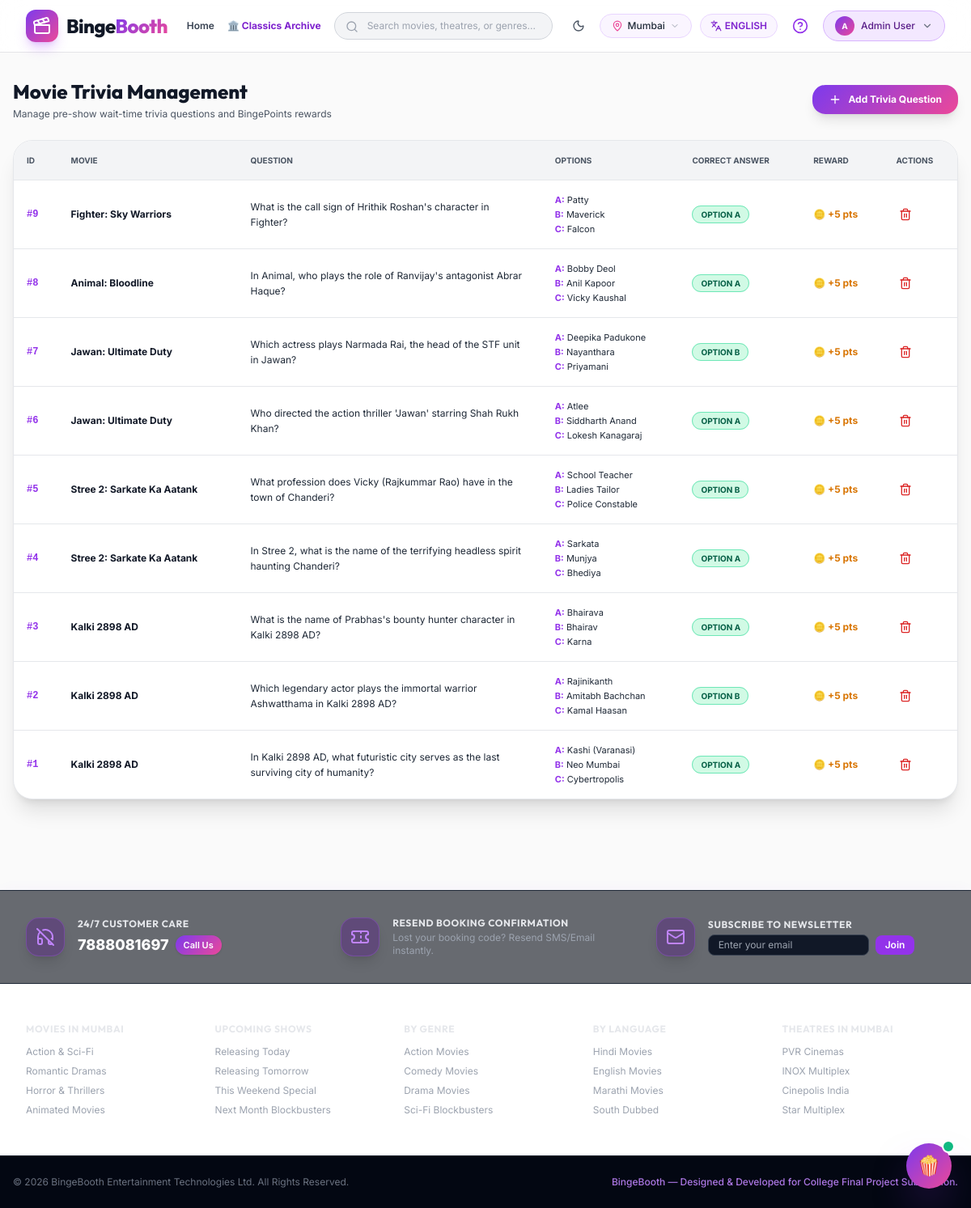
The app's page /admin/trivia (signed in) with its own data.
### models.py (models this page shows)
class User(db.Model, UserMixin):
    __tablename__ = 'users'
    id = db.Column(db.Integer, primary_key=True)
    name = db.Column(db.String(120), nullable=False)
    email = db.Column(db.String(120), unique=True, nullable=False, index=True)
    phone = db.Column(db.String(20), nullable=True)
    password_hash = db.Column(db.String(256), nullable=False)
    is_admin = db.Column(db.Boolean, default=False)
    created_at = db.Column(db.DateTime, default=datetime.datetime.utcnow)
    bookings = db.relationship('Booking', backref='user', lazy=True)
    reviews = db.relationship('Review', backref='user', lazy=True)
    loyalty_points = db.relationship('LoyaltyPoint', backref='user', uselist=False, lazy=True)
    loyalty_transactions = db.relationship('LoyaltyTransaction', backref='user', lazy=True)

class TriviaQuestion(db.Model):
    __tablename__ = 'trivia_questions'
    id = db.Column(db.Integer, primary_key=True)
    movie_id = db.Column(db.Integer, db.ForeignKey('movies.id'), nullable=False)
    question_text = db.Column(db.Text, nullable=False)
    option_a = db.Column(db.String(255), nullable=False)
    option_b = db.Column(db.String(255), nullable=False)
    option_c = db.Column(db.String(255), nullable=False)
    correct_option = db.Column(db.String(10), nullable=False) # 'a', 'b', 'c'
    points_reward = db.Column(db.Integer, default=5)
    movie = db.relationship('Movie', backref=db.backref('trivia_questions', lazy=True, cascade="all, delete-orphan"))

class Movie(db.Model):
    __tablename__ = 'movies'
    id = db.Column(db.Integer, primary_key=True)
    title = db.Column(db.String(200), nullable=False)
    title_hi = db.Column(db.String(200), nullable=True)
    slug = db.Column(db.String(200), unique=True, nullable=False, index=True)
    description = db.Column(db.Text, nullable=False)
    description_hi = db.Column(db.Text, nullable=True)
    trivia = db.Column(db.Text, nullable=True) # Fun facts for classic/archived movies
    duration_minutes = db.Column(db.Integer, nullable=False)
    genres = db.Column(db.String(200), nullable=False) # Comma-separated: Action, Sci-Fi
    languages = db.Column(db.String(200), nullable=False) # Comma-separated: Hindi, English
    formats = db.Column(db.String(100), default="2D,3D") # 2D, 3D, IMAX
    certificate = db.Column(db.String(20), default="UA") # U, UA, A
    release_date = db.Column(db.Date, nullable=False)
    poster_url = db.Column(db.String(500), nullable=False)
    banner_url = db.Column(db.String(500), nullable=False)
    trailer_youtube_id = db.Column(db.String(100), nullable=False)
    rating = db.Column(db.Float, default=8.5)
    votes_count = db.Column(db.Integer, default=1240)
    cast_json = db.Column(db.Text, nullable=True) # JSON list of {name, role, image}
    crew_json = db.Column(db.Text, nullable=True) # JSON list of {name, role}
    status = db.Column(db.String(30), default='now_showing') # now_showing, upcoming, archived
    is_classic = db.Column(db.Boolean, default=False)
    images = db.relationship('MovieImage', backref='movie', lazy=True, cascade="all, delete-orphan")
    reviews = db.relationship('Review', backref='movie', lazy=True, cascade="all, delete-orphan")
    shows = db.relationship('Show', backref='movie', lazy=True, cascade="all, delete-orphan")

### routes/admin.py (the view, shortened to what this page needs)
@admin_bp.route('/trivia', methods=['GET', 'POST'])
@login_required
@admin_required
def trivia():
    all_trivia = TriviaQuestion.query.order_by(TriviaQuestion.id.desc()).all()
    all_movies = Movie.query.order_by(Movie.title.asc()).all()
    return render_template('admin/trivia.html', trivia_questions=all_trivia, movies=all_movies)

### app.py (called while the page is built)
def load_translations(lang):
    path = os.path.join(os.path.dirname(__file__), 'translations', f'{lang}.json')
    if not os.path.exists(path):
        path = os.path.join(os.path.dirname(__file__), 'translations', 'en.json')
    try:
        with open(path, 'r', encoding='utf-8') as f:
            return json.load(f)
    except Exception:
        return {}

### routes/admin.py (called while the page is built)
def admin_required(f):
    @wraps(f)
    def decorated_function(*args, **kwargs):
        if not current_user.is_authenticated or not current_user.is_admin:
            flash('Admin privilege required.', 'error')
            return redirect(url_for('main.index'))
        return f(*args, **kwargs)
    return decorated_function

### templates/admin/trivia.html (shortened to what this page needs)
{% extends 'base.html' %}
{% block content %}
<div class="max-w-7xl mx-auto px-4 py-8 space-y-6" x-data="{ showAddModal: false }">
  <div class="flex items-center justify-between">
    <div>
      <h1 class="font-heading font-extrabold text-2xl text-gray-900 dark:text-white">Movie Trivia Management</h1>
      <p class="text-xs text-gray-600 dark:text-gray-400 mt-1">Manage pre-show wait-time trivia questions and BingePoints rewards</p>
    </div>
    <button @click="showAddModal = true" class="bg-gradient-binge text-white font-bold text-xs px-5 py-2.5 rounded-2xl shadow-lg flex items-center gap-2">
      <i data-lucide="plus" class="w-4 h-4"></i> Add Trivia Question
    </button>
  </div>
  <div class="bg-bingeSurface border border-gray-200 dark:border-gray-800 rounded-3xl overflow-hidden shadow-xl">
    <div class="overflow-x-auto">
      <table class="w-full text-left text-xs text-gray-800 dark:text-gray-300">
        <thead class="bg-gray-100 dark:bg-gray-900 text-gray-600 dark:text-gray-400 uppercase text-[10px] font-bold border-b border-gray-200 dark:border-gray-800">
          <tr>
            <th class="p-4">ID</th>
            <th class="p-4">Movie</th>
            <th class="p-4">Question</th>
            <th class="p-4">Options</th>
            <th class="p-4">Correct Answer</th>
            <th class="p-4">Reward</th>
            <th class="p-4">Actions</th>
          </tr>
        </thead>
        <tbody class="divide-y divide-gray-200 dark:divide-gray-800/80">
          {% for tq in trivia_questions %}
            <tr class="hover:bg-purple-50/50 dark:hover:bg-gray-800/40">
              <td class="p-4 font-mono font-bold text-purple-600 dark:text-purple-400">#{{ tq.id }}</td>
              <td class="p-4 font-bold text-gray-900 dark:text-white">{{ tq.movie.title }}</td>
              <td class="p-4 max-w-xs leading-relaxed">{{ tq.question_text }}</td>
              <td class="p-4 text-[11px] space-y-0.5">
                <div><strong class="text-purple-600 dark:text-purple-400">A:</strong> {{ tq.option_a }}</div>
                <div><strong class="text-purple-600 dark:text-purple-400">B:</strong> {{ tq.option_b }}</div>
                <div><strong class="text-purple-600 dark:text-purple-400">C:</strong> {{ tq.option_c }}</div>
              </td>
              <td class="p-4">
                <span class="bg-emerald-100 dark:bg-emerald-950 text-emerald-800 dark:text-emerald-300 border border-emerald-300 dark:border-emerald-600 px-2.5 py-1 rounded-full text-[10px] font-bold uppercase">
                  Option {{ tq.correct_option.upper() }}
                </span>
              </td>
              <td class="p-4 font-bold text-amber-600 dark:text-amber-400">🪙 +{{ tq.points_reward }} pts</td>
              <td class="p-4">
                <form action="{{ url_for('admin.trivia') }}" method="POST" onsubmit="return confirm('Are you sure you want to delete this question?')">
                  <button type="submit" class="text-red-600 dark:text-red-400 hover:text-red-700 font-semibold p-1">
                    <i data-lucide="trash-2" class="w-4 h-4"></i>
                  </button>
                </form>
              </td>
            </tr>
          {% else %}
            <tr>
              <td colspan="7" class="p-8 text-center text-gray-500">No trivia questions added yet. Click "Add Trivia Question" to create one.</td>
            </tr>
          {% endfor %}
        </tbody>
      </table>
    </div>
  </div>
</div>
{% endblock %}

### templates/partials/navbar.html (shortened to what this page needs)
<header class="sticky top-0 z-40 glass-nav">
  <div class="max-w-7xl mx-auto px-4 sm:px-6 lg:px-8">
    <div class="flex items-center justify-between h-16 gap-4">
      <div class="flex items-center gap-6">
        <a href="{{ url_for('main.index') }}" class="flex items-center gap-2.5 group">
          <div class="w-10 h-10 rounded-xl bg-gradient-binge flex items-center justify-center shadow-lg shadow-purple-500/30 group-hover:scale-105 transition-transform">
            <i data-lucide="clapperboard" class="w-6 h-6 text-white"></i>
          </div>
          <span class="font-heading font-extrabold text-2xl tracking-tight text-gray-900 dark:text-white">
            Binge<span class="text-gradient-binge">Booth</span>
          </span>
        </a>
        <nav class="hidden md:flex items-center gap-4 text-xs font-semibold">
          <a href="{{ url_for('main.index') }}" class="text-gray-700 dark:text-gray-200 hover:text-purple-600 dark:hover:text-purple-400 transition-colors">
            {{ t('nav_home') }}
          </a>
          <a href="{{ url_for('main.classics') }}" class="flex items-center gap-1 text-purple-700 dark:text-purple-400 hover:text-pink-600 font-bold transition-colors">
            <span>🏛️ Classics Archive</span>
          </a>
        </nav>
      </div>
      <div class="hidden lg:flex flex-1 max-w-sm relative">
        <input type="text"
               id="nav-search-input"
               placeholder="{{ t('search_placeholder') }}"
               class="w-full bg-gray-100 dark:bg-gray-900/80 border border-gray-300 dark:border-gray-700/80 rounded-full py-2 pl-10 pr-4 text-xs text-gray-800 dark:text-gray-200 focus:outline-none focus:border-purple-500 transition-colors">
        <i data-lucide="search" class="w-4 h-4 text-gray-400 absolute left-3.5 top-2.5"></i>
      </div>
      <div class="flex items-center gap-2.5">
        <button id="theme-toggle-btn"
                type="button"
                class="p-2 rounded-full text-gray-600 dark:text-gray-300 hover:bg-gray-200 dark:hover:bg-gray-800 transition-colors"
                title="Toggle Light/Dark Theme">
          <i id="theme-moon-icon" data-lucide="moon" class="w-4 h-4"></i>
        </button>
        <button id="open-city-modal-btn" type="button" class="flex items-center gap-1.5 bg-purple-50 dark:bg-gray-800/80 hover:bg-purple-100 dark:hover:bg-gray-700 border border-purple-200 dark:border-gray-700/80 px-3.5 py-1.5 rounded-full text-xs font-medium text-gray-800 dark:text-gray-200 transition-colors">
          <i data-lucide="map-pin" class="w-3.5 h-3.5 text-pink-500"></i>
          <span>{{ current_city }}</span>
          <i data-lucide="chevron-down" class="w-3 h-3 text-gray-400"></i>
        </button>
        <button id="lang-toggle-btn"
                data-current-lang="{{ current_lang }}"
                type="button"
                class="bg-purple-50 dark:bg-gray-800/80 hover:bg-purple-100 dark:hover:bg-gray-700 border border-purple-200 dark:border-gray-700/80 px-3 py-1.5 rounded-full text-xs font-semibold text-purple-700 dark:text-purple-400 transition-colors flex items-center gap-1">
          <i data-lucide="languages" class="w-3.5 h-3.5"></i>
          <span>{{ 'ENGLISH' if current_lang == 'en' else 'हिंदी' }}</span>
        </button>
        <button id="nav-support-btn"
                onclick="document.getElementById('chatbot-toggle-btn').click()"
                type="button"
                class="hidden sm:flex items-center gap-1 text-gray-600 dark:text-gray-300 hover:text-purple-600 p-2 rounded-full hover:bg-gray-100 dark:hover:bg-gray-800/60 transition-colors"
                title="{{ t('nav_support') }}">
          <i data-lucide="help-circle" class="w-5 h-5 text-purple-600 dark:text-purple-400"></i>
        </button>
        {% if current_user.is_authenticated %}
          <div class="relative" x-data="{ open: false }">
            <button @click="open = !open" type="button" class="flex items-center gap-2 bg-purple-100 dark:bg-purple-900/40 border border-purple-300 dark:border-purple-600/50 hover:border-purple-500 px-3.5 py-1.5 rounded-full text-xs font-medium text-purple-900 dark:text-white transition-all">
              <div class="w-6 h-6 rounded-full bg-gradient-binge text-white flex items-center justify-center font-bold text-[10px]">
                {{ current_user.name[0] | upper }}
              </div>
              <span class="max-w-[90px] truncate">{{ current_user.name }}</span>
              <i data-lucide="chevron-down" class="w-3.5 h-3.5 text-gray-500"></i>
            </button>
          </div>
        {% endif %}
      </div>
    </div>
  </div>
</header>

### static/css/custom.css (style rules this page uses)
:root { --bg-main: #FAFAFA; --surface-card: #FFFFFF; --surface-elevated: #F4F0FF; --text-main: #18181B; --text-muted: #52525B; --border-main: #E4E4E7; --accent-primary: #7C3AED; --accent-secondary: #EC4899; --accent-amber: #D97706; --shadow-card: 0 4px 20px -2px rgba(124, 58, 237, 0.08), 0 2px 6px -1px rgba(0, 0, 0, 0.05); }
body { font-family: 'Inter', sans-serif; background-color: var(--bg-main); color: var(--text-main); transition: background-color 0.3s ease, color 0.3s ease; overflow-x: hidden; }
h1, h2, h3, h4, h5, h6, .font-heading { font-family: 'Outfit', sans-serif; }
.bg-gradient-binge { background: linear-gradient(135deg, #7C3AED 0%, #EC4899 100%); }
.text-gradient-binge { background: linear-gradient(135deg, #7C3AED 0%, #EC4899 100%); -webkit-background-clip: text; -webkit-text-fill-color: transparent; }
.glass-nav { background: rgba(255, 255, 255, 0.85); backdrop-filter: blur(16px); -webkit-backdrop-filter: blur(16px); border-bottom: 1px solid var(--border-main); }
.bg-bingeDark { background-color: var(--bg-main) !important; }
.bg-bingeSurface { background-color: var(--surface-card) !important; box-shadow: var(--shadow-card); }

### records on screen
User: name "A", name "Admin User"
TriviaQuestion: id "9", movie "Fighter: Sky Warriors", question_text "What is the call sign of Hrithik Roshan's character in Fighter?", option_a "Patty", option_b "Maverick", option_c "Falcon", correct_option "A", points_reward "5"
TriviaQuestion: id "8", movie "Animal: Bloodline", question_text "In Animal, who plays the role of Ranvijay's antagonist Abrar Haque?", option_a "Bobby Deol", option_b "Anil Kapoor", option_c "Vicky Kaushal", correct_option "A", points_reward "5"
TriviaQuestion: id "7", movie "Jawan: Ultimate Duty", question_text "Which actress plays Narmada Rai, the head of the STF unit in Jawan?", option_a "Deepika Padukone", option_b "Nayanthara", option_c "Priyamani", correct_option "B", points_reward "5"
TriviaQuestion: id "6", movie "Jawan: Ultimate Duty", question_text "Who directed the action thriller 'Jawan' starring Shah Rukh Khan?", option_a "Atlee", option_b "Siddharth Anand", option_c "Lokesh Kanagaraj", correct_option "A", points_reward "5"
TriviaQuestion: id "5", movie "Stree 2: Sarkate Ka Aatank", question_text "What profession does Vicky (Rajkummar Rao) have in the town of Chanderi?", option_a "School Teacher", option_b "Ladies Tailor", option_c "Police Constable", correct_option "B", points_reward "5"
TriviaQuestion: id "4", movie "Stree 2: Sarkate Ka Aatank", question_text "In Stree 2, what is the name of the terrifying headless spirit haunting Chanderi?", option_a "Sarkata", option_b "Munjya", option_c "Bhediya", correct_option "A", points_reward "5"
TriviaQuestion: id "3", movie "Kalki 2898 AD", question_text "What is the name of Prabhas's bounty hunter character in Kalki 2898 AD?", option_a "Bhairava", option_b "Bhairav", option_c "Karna", correct_option "A", points_reward "5"
TriviaQuestion: id "2", movie "Kalki 2898 AD", question_text "Which legendary actor plays the immortal warrior Ashwatthama in Kalki 2898 AD?", option_a "Rajinikanth", option_b "Amitabh Bachchan", option_c "Kamal Haasan", correct_option "B", points_reward "5"
TriviaQuestion: id "1", movie "Kalki 2898 AD", question_text "In Kalki 2898 AD, what futuristic city serves as the last surviving city of humanity?", option_a "Kashi (Varanasi)", option_b "Neo Mumbai", option_c "Cybertropolis", correct_option "A", points_reward "5"

### other values on screen
{{ t('nav_home') }} "Home"
{{ current_city }} "Mumbai"
{{ 'ENGLISH' if current_lang == 'en' else 'हिंदी' }} "ENGLISH"
{{ t('customer_care_title') }} "24/7 CUSTOMER CARE"
{{ t('call_us') }} "Call Us"
{{ t('resend_confirmation_title') }} "RESEND BOOKING CONFIRMATION"
{{ t('subscribe_newsletter_title') }} "SUBSCRIBE TO NEWSLETTER"
{{ current_city | upper }} "MUMBAI"
{{ t('made_for_college') }} "BingeBooth — Designed & Developed for College Final Project Submission."
